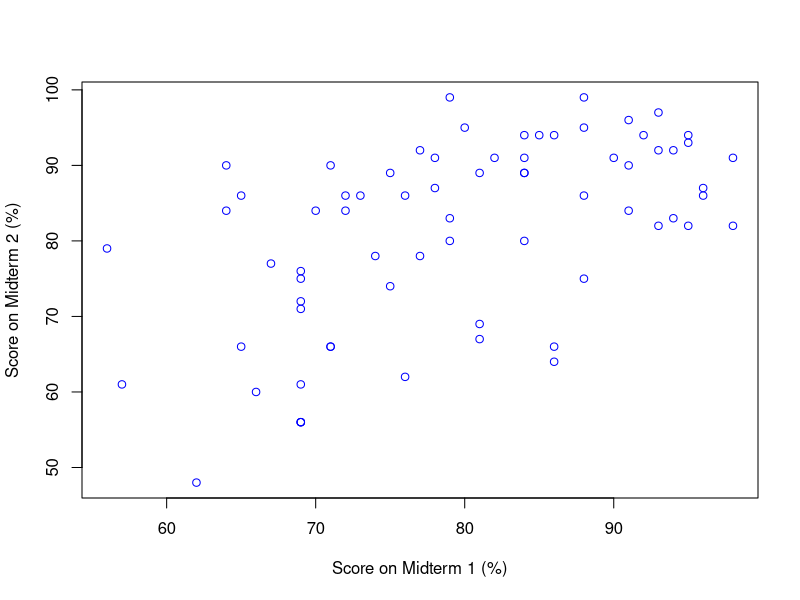
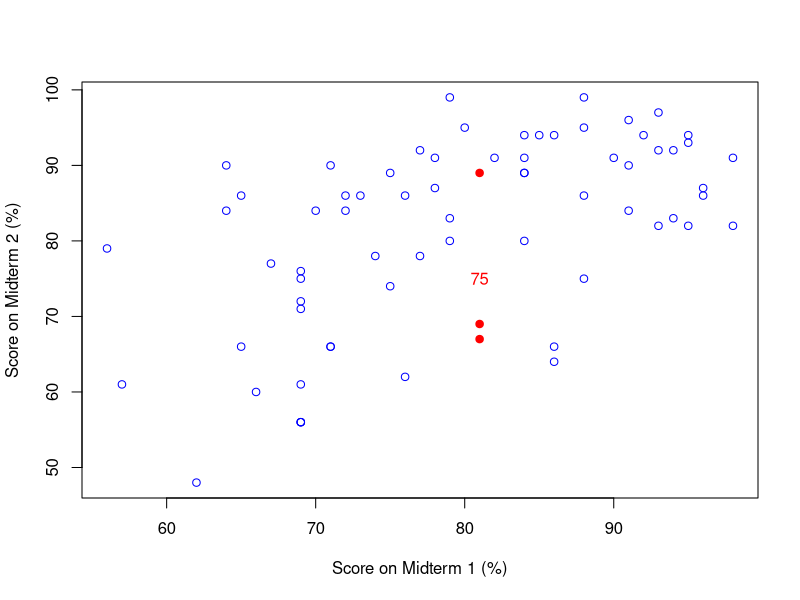
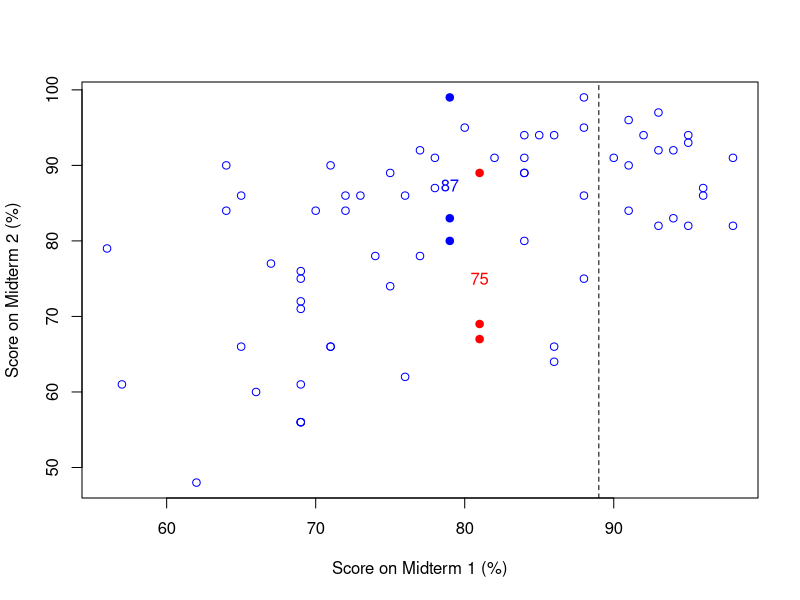
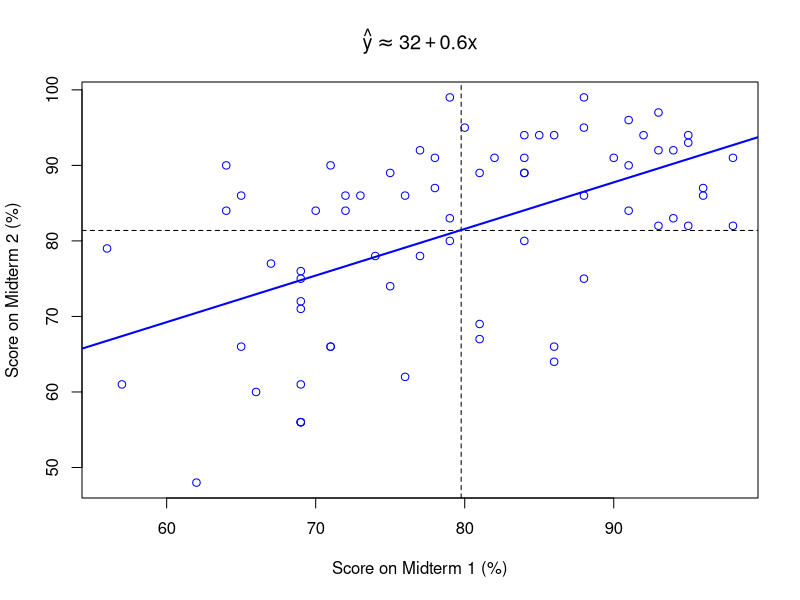
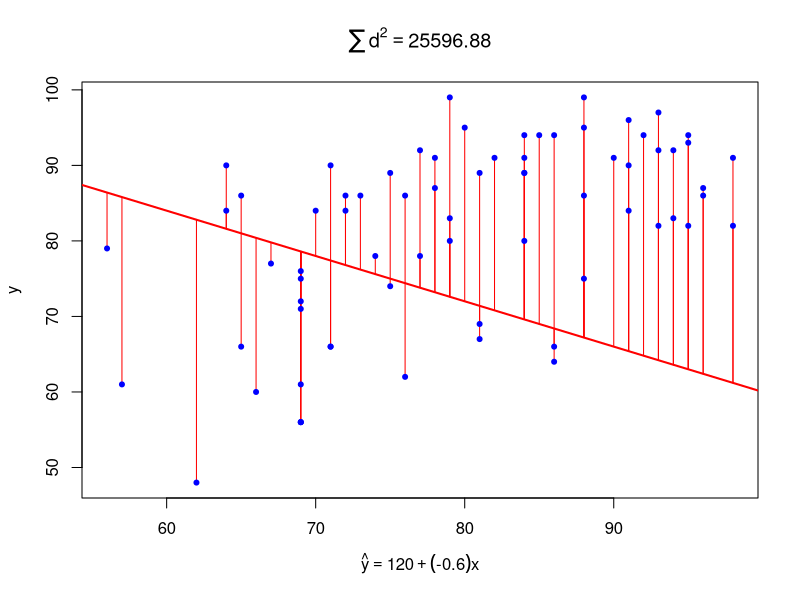
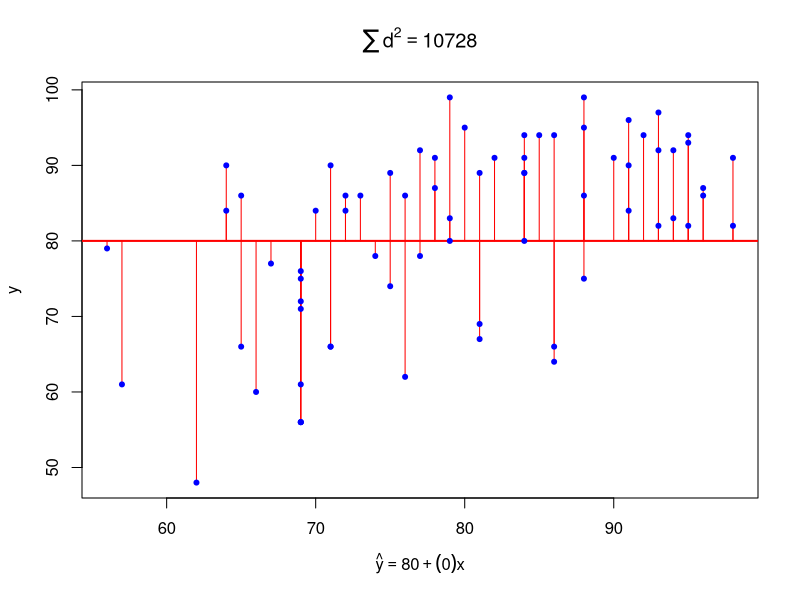
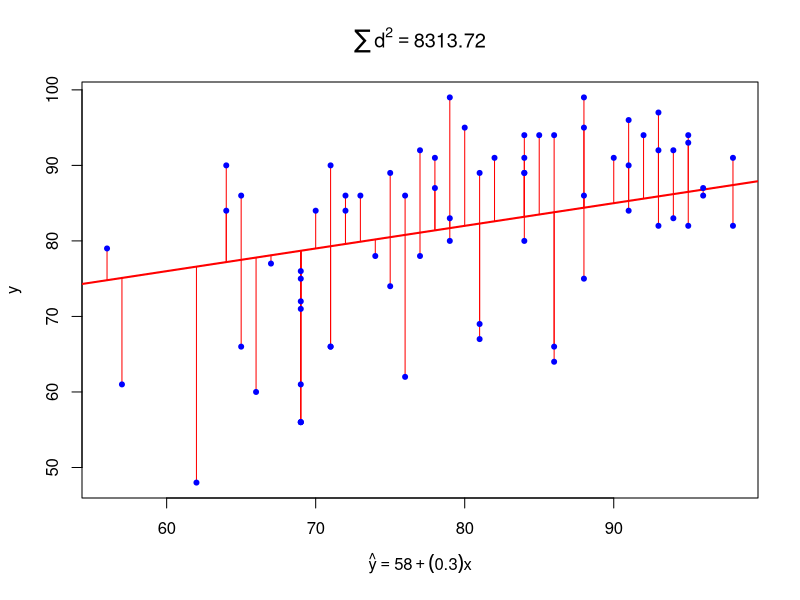
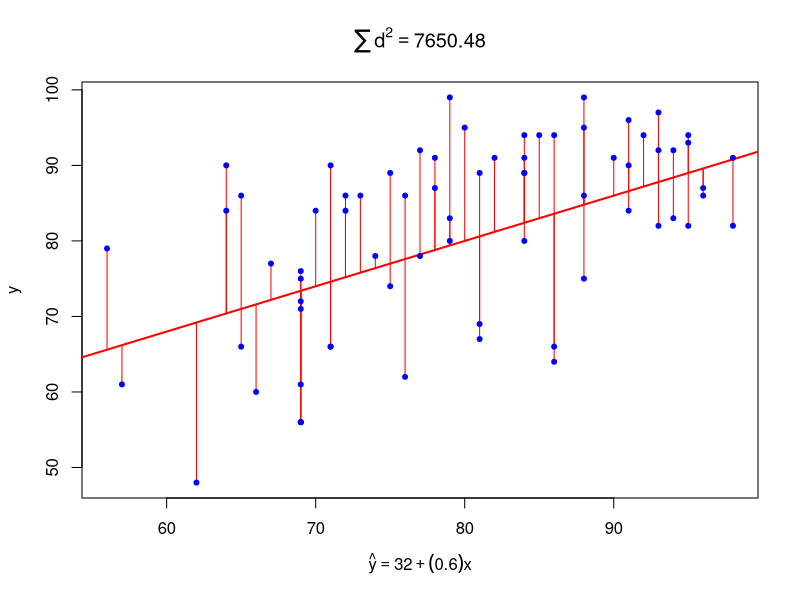

R code for these plots, in order:
setwd('~/Dropbox/Econ103/Slides/R Scripts')
midterms <- read.csv('midterms.csv')

midterms <- round(midterms)
Midterm1 <- midterms[,1]
Midterm2 <- midterms[,2]

table(Midterm1)

plot(Midterm2 ~ Midterm1, xlab = 'Score on Midterm 1 (%)', ylab = 'Score on Midterm 2 (%)', col = 'blue')

plot(Midterm2 ~ Midterm1, xlab = 'Score on Midterm 1 (%)', ylab = 'Score on Midterm 2 (%)', col = ifelse(Midterm1 == 81, 'red', 'blue'), pch = ifelse(Midterm1 == 81, 19, 1))

midterms[Midterm1 == 81,]
# Midterm1 Midterm2
# 6        81       89
# 45       81       NA
# 46       81       69
# 47       81       NA
# 61       81       67

mean(Midterm2[Midterm1 == 81], na.rm = TRUE)
# [1] 75

text(81, mean(Midterm2[Midterm1 == 81], na.rm = TRUE), mean(Midterm2[Midterm1 == 81], na.rm = TRUE), col = 'red')

plot(Midterm2 ~ Midterm1, xlab = 'Score on Midterm 1 (%)', ylab = 'Score on Midterm 2 (%)', col = ifelse(Midterm1 == 81, 'red', 'blue'), pch = ifelse((Midterm1 == 81) | (Midterm1 == 79), 19, 1))


text(81, mean(Midterm2[Midterm1 == 81], na.rm = TRUE), mean(Midterm2[Midterm1 == 81], na.rm = TRUE), col = 'red')

text(79, mean(Midterm2[Midterm1 == 79], na.rm = TRUE), round(mean(Midterm2[Midterm1 == 79], na.rm = TRUE)), col = 'blue')

abline(v = 89, lty = 2)


reg <- lm(Midterm2 ~ Midterm1)

round(coef(reg),2)

plot(Midterm2 ~ Midterm1, xlab = 'Score on Midterm 1 (%)', ylab = 'Score on Midterm 2 (%)', col = 'blue', main =  expression(hat(y) %~~% 32 + 0.6*x))

#rug(Midterm1, side = 1)
#rug(Midterm2, side = 2)
abline(v = mean(Midterm1, na.rm = TRUE), lty = 2)
abline(h = mean(Midterm2, na.rm = TRUE), lty = 2)

abline(coef(reg), lwd = 2, col = 'blue')


#---------------SHOW THE DEVIATIONS FOR A GIVEN LINE
plot.ss <- function(x, y, a, b){
  
  fitted <- a + b * x
  residuals <- y - fitted
  SS <- sum(residuals^2)
  
  plot(x,y, pch = 20, col = 'white', main = bquote(sum(d^2) ==  .(SS)), xlab = bquote(hat(y) == .(a) + (.(b)) *x))
  abline(a, b, lwd = 2, col = 'red')
  segments(x0 = x, y0 = y, x1 = x, y1 = fitted, col = 'red')
  points(x,y, pch = 20, col = 'blue')
  
  
}#END plot.ss


midterms <- midterms[complete.cases(midterms),] 

plot.ss(x = midterms[,1], y = midterms[,2], a = 120, b = -0.6)

plot.ss(x = midterms[,1], y = midterms[,2], a = 80, b = 0)

plot.ss(x = midterms[,1], y = midterms[,2], a = 58, b = 0.3)

plot.ss(x = midterms[,1], y = midterms[,2], a = 32, b = 0.6)
